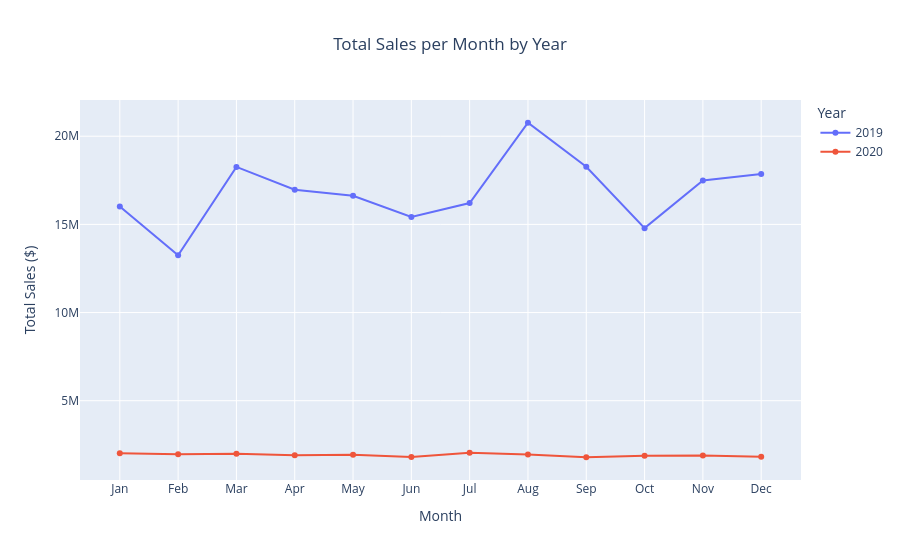

The code cell stored with this chart in its notebook:
### Markdown cell above
Data Visualizations

### Code cell
import plotly.express as px
import calendar

monthly_sales_by_year = df_cleaned.groupby(['Year', 'Month'])['Sales'].sum().reset_index()
monthly_sales_by_year = monthly_sales_by_year.sort_values(['Year', 'Month'])
monthly_sales_by_year['MonthName'] = monthly_sales_by_year['Month'].apply(lambda x: calendar.month_abbr[int(x)])

monthly_sales_by_year['Year'] = monthly_sales_by_year['Year'].astype(str)

fig = px.line(monthly_sales_by_year, 
              x='MonthName', 
              y='Sales', 
              color='Year',
              title='Total Sales per Month by Year',
              labels={'MonthName': 'Month', 'Sales': 'Total Sales ($)', 'Year': 'Year'},
              markers=True)

fig.update_traces(hovertemplate='<b>Month:</b> %{x}<br><b>Sales:</b> $%{y:,.2f}')
fig.update_layout(
    xaxis_title='Month',
    yaxis_title='Total Sales ($)',
    title_x=0.5,
    xaxis={'categoryorder':'array', 'categoryarray': [calendar.month_abbr[i] for i in range(1, 13)]}
)
fig.show()

### Figure 1 — Plotly figure (JSON) as saved in the notebook; plotly's stock layout.template omitted (floating-point values rounded to 4 significant figures)
{"data": [{"hovertemplate": "<b>Month:</b> %{x}<br><b>Sales:</b> $%{y:,.2f}", "legendgroup": "2019", "line": {"color": "#636efa", "dash": "solid"}, "marker": {"symbol": "circle"}, "mode": "lines+markers", "name": "2019", "orientation": "v", "showlegend": true, "type": "scatter", "x": ["Jan", "Feb", "Mar", "Apr", "May", "Jun", "Jul", "Aug", "Sep", "Oct", "Nov", "Dec"], "xaxis": "x", "y": [16020000.0, 13250000.0, 18260000.0, 16970000.0, 16620000.0, 15420000.0, 16210000.0, 20760000.0, 18270000.0, 14790000.0, 17490000.0, 17860000.0], "yaxis": "y"}, {"hovertemplate": "<b>Month:</b> %{x}<br><b>Sales:</b> $%{y:,.2f}", "legendgroup": "2020", "line": {"color": "#EF553B", "dash": "solid"}, "marker": {"symbol": "circle"}, "mode": "lines+markers", "name": "2020", "orientation": "v", "showlegend": true, "type": "scatter", "x": ["Jan", "Feb", "Mar", "Apr", "May", "Jun", "Jul", "Aug", "Sep", "Oct", "Nov", "Dec"], "xaxis": "x", "y": [2013000.0, 1960000.0, 1986000.0, 1910000.0, 1939000.0, 1807000.0, 2047000.0, 1953000.0, 1792000.0, 1876000.0, 1895000.0, 1817000.0], "yaxis": "y"}], "layout": {"legend": {"title": {"text": "Year"}, "tracegroupgap": 0}, "title": {"text": "Total Sales per Month by Year", "x": 0.5}, "xaxis": {"anchor": "y", "categoryarray": ["Jan", "Feb", "Mar", "Apr", "May", "Jun", "Jul", "Aug", "Sep", "Oct", "Nov", "Dec"], "categoryorder": "array", "domain": [0, 1], "title": {"text": "Month"}}, "yaxis": {"anchor": "x", "domain": [0, 1], "title": {"text": "Total Sales ($)"}}}}
